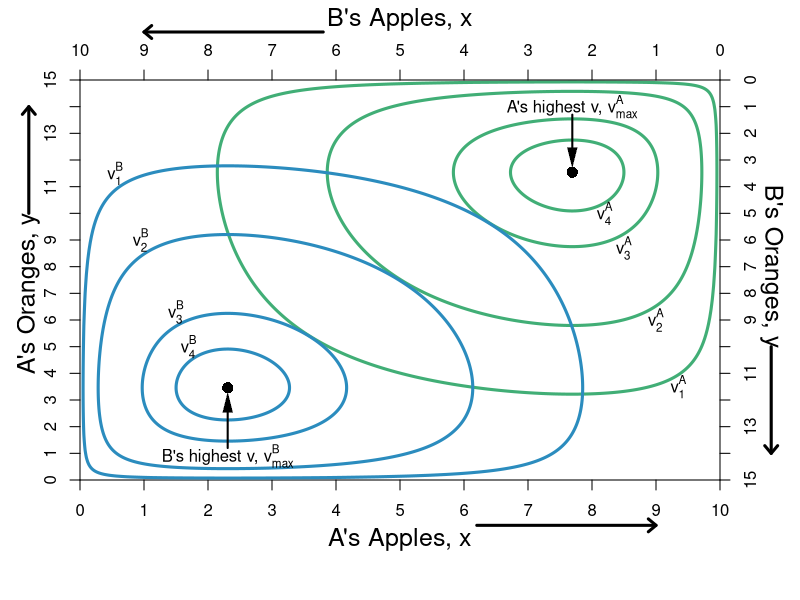

Write R code to recreate this figure.
#Graph Designer: Simon Halliday & Madeleine Wettach '20
#Authors: Bowles, Foley and Halliday
#Title: Microeconomics: Competition, Conflict and Coordination
#based on 
#http://r.789695.n4.nabble.com/Indifference-curve-td4634746.html
#Graphics 
require(shape)
pdf(file = "property/step_by_step_graphs_5/property_hg_hgb_step2.pdf", width = 9, height = 7)

#Set parameters for graphics
axislabelsize <- 1.5
graphlinewidth <- 3

COL <- c("#7fc97f", "#beaed4", "#fdc086", "#ffff99", "#386cb0", "#f0027f", "#bf5b17", "#666666")
COLA <- c("#99d8c9","#66c2a4","#41ae76", "#238b45", "#005824")
COLB <- c("#4eb3d3", "#2b8cbe", "#0868ac","#084081")

par(mar =  c(6, 4, 4, 4))

uA <- function(x, y) {
  0.5*log(x) + 0.5*log(y) + 0.15*log(10 - x) + 0.15*log(15 - y)
}

uB <- function(x, y) {
  0.15*log(x) + 0.15*log(y) + 0.5*log(10 - x) + 0.5*log(15 - y) 
}

xlims <- c(0, 10)
ylims <- c(0, 15)

npts <- 501 
x <- seq(xlims[1], xlims[2], length.out = npts)
y <- seq(ylims[1], ylims[2], length.out = npts) 
a <- c(2.1, 2.357, 2.505, 2.54)
b <- c(2.1, 2.357, 2.505, 2.54)

#B's value when at A's bliss point
#0.35*log(5.88) + 0.35*log(8.88) + 0.5*log(10 - 5.88) + 0.5*log(15 - 8.88) 

#A's bliss point x = 7.69231, y = 11.5385
#A's value when at A's bliss point = 2.55465
#0.5*log(x) + 0.5*log(y) + 0.15*log(10 - x) + 0.15*log(15 - y)

#B's bliss point x = 2.30769, y = 3.46154
#B's value when at A's bliss point = 2.55465
#0.15*log(x) + 0.15*log(y) + 0.5*log(10 - x) + 0.5*log(15 - y)


plot(0, 0, xlim = xlims, ylim = ylims, type = "n",
     xlab = expression(paste("")),
     ylab = expression(paste("")), 
     xaxt = "n", 
     yaxt = "n", 
     cex.lab = axislabelsize, 
     bty = "n",
     xaxs="i", 
     yaxs="i")

ticksy <- seq(from = 0, to = 15, by = 1)
ylabels <- seq(from = 0, to = 15, by = 1)
ticksx <- seq(from = 0, to = 10, by = 1)
xlabels <- seq(from = 0, to = 10, by = 1)
axis(1, at = ticksx, pos = 0, labels = xlabels)
axis(2, at = ticksy, pos = 0, labels = ylabels, las = 0)


#persp(x, y, outer(x, y, u), ticktype="detailed") 
contour(x, y, 
        outer(x, y, uA),
        #labels = c("v1", "v2", "v3"),
        drawlabels = FALSE,
        col = COLA[3],
        #xlab = expression(paste("A's Apples, ", x)),
        #ylab = expression(paste("A's Oranges, ", y)),
        #cex.lab = axislabelsize,
        lwd = graphlinewidth,
        levels = a, 
        xaxs="i", 
        yaxs="i", 
        add = TRUE) 

mtext("A's Apples, x", side=1, line = 2.5, cex = axislabelsize)
text(-0.8, 7, expression(paste("A's Oranges, y")), xpd = TRUE, cex = axislabelsize, srt = 90) 

#Add arrows:
arrows(-0.8, 10, -0.8, 14, xpd = TRUE, length=0.1,angle=40,lwd=3)
arrows(6.2, -1.7, 9, -1.7, xpd = TRUE, length=0.1,angle=40,lwd=3)


contour(x, y, 
        outer(x, y, uB),
        drawlabels = FALSE,
        col = COLB[2],
        lwd = graphlinewidth,
        levels = b, 
        add = TRUE
) 

#segments(2.30769, 3.46154, 7.69231, 11.5385, lty = 1, col = COL[2] , lwd = graphlinewidth)
#text(4.9, 2.4, expression("Pareto Efficient"))
#text(4.9, 1.9, expression("Curve"))
#Arrows(4.9, 2.7, 4.9, 6.9, col = "black", lty = 1, lwd = 2, arr.type = "triangle", arr.lwd = 0.5)

#Label the iso-welfare functions for the HG, Aisha
text(9.35, 3.5, expression(v[1]^A))
text(9, 6, expression(v[2]^A))
text(8.5, 8.7, expression(v[3]^A))
text(8.2, 10, expression(v[4]^A))

#Label the indifference curves for the HG, Betty
text(0.55, 11.5, expression(v[1]^B))
text(0.95, 9, expression(v[2]^B))
text(1.5, 6.3, expression(v[3]^B))
text(1.7, 5, expression(v[4]^B))

#Label point i. 
##points(5, 7.5, pch = 16, col = "black", cex = 1.5)
##text(5, 7.9, expression(paste("i")))

#A's bliss point - 3.1073 is the value of u
points(x = 7.69231, y = 11.5385, pch = 16, col = "black", cex = 1.5)
text(7.69231, 14, expression(paste("A's highest v, ", v[max]^A)))
Arrows(7.69231, 13.7, 7.69231, 12.1, col = "black", lty = 1, lwd = 2, arr.type = "triangle", arr.lwd = 0.5)

#B's bliss point: 
points(x = 2.30769, y = 3.461547, pch = 16, col = "black", cex = 1.5)
text(x = 2.30769, y = 0.9, expression(paste("B's highest v, ", v[max]^B)))
Arrows(2.30769, 1.2, 2.30769, 2.9, col = "black", lty = 1, lwd = 2, arr.type = "triangle", arr.lwd = 0.5)



par(new = TRUE)

#Use the same x and ylims as previously, but with locations switched
xlims2 <- c(10, 0)
ylims2 <- c(15, 0)

#Leave the ylab and xlab blank to ensure no axes titles
plot(0, 0, xlim = xlims2, ylim = ylims2, type = "n",
     xlab = expression(paste("")),
     ylab = expression(paste("")),
     xaxt = "n", 
     yaxt = "n", 
     cex.lab = 1.3, 
     bty = "n",
     xaxs="i", 
     yaxs="i")

#Set up axes at sides 3 and 4 (top and right)
axis(side = 3, at = ticksx, pos = 0, labels = xlabels)
axis(side = 4, at = ticksy, pos = 0, labels = ylabels, las = 0)
mtext("B's Apples, x", side=3, line = 2.5, cex = axislabelsize)
text(-0.8, 7, expression(paste("B's Oranges, y")), xpd = TRUE, cex = axislabelsize, srt = 270) 

#Add arrows:
arrows(-0.8, 10, -0.8, 14, xpd = TRUE, length=0.1,angle=40,lwd=3)
arrows(6.2, -1.8, 9, -1.8, xpd = TRUE, length=0.1,angle=40,lwd=3)

dev.off()
